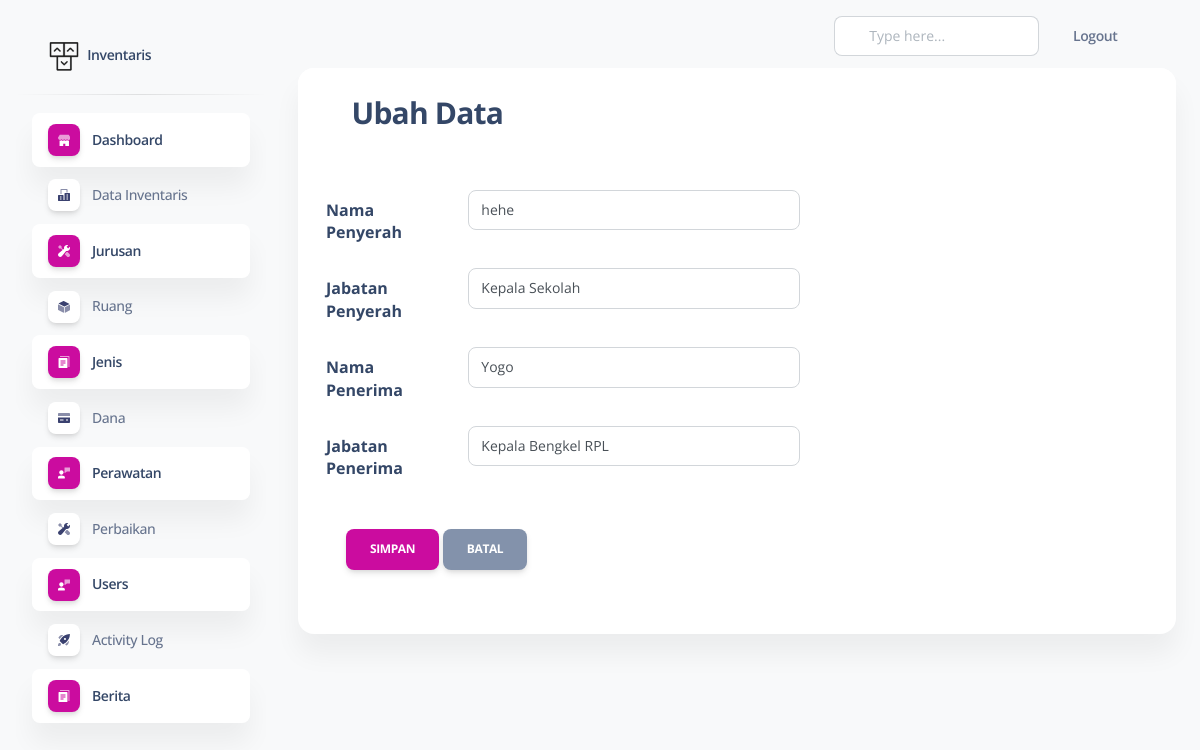
Page /includes/admin/index.php?page=edit-ber&kode=9 (signed in) on the committed database.
### tables this page shows
CREATE TABLE `berita` (
  `id_berita` int(11) NOT NULL,
  `nama_penyerah` varchar(100) NOT NULL,
  `jabatan_penyerah` varchar(100) NOT NULL,
  `nama_penerima` varchar(100) NOT NULL,
  `jabatan_penerima` varchar(100) NOT NULL,
  `waktu` date NOT NULL,
  `id_inventaris` int(11) NOT NULL
);

### includes/admin/berita/edit_ber.php (the view, shortened to what this page needs)
<?php
    if(isset($_GET['kode'])){
        $sql_cek = "SELECT * FROM berita WHERE id_berita='".$_GET['kode']."'";
        $query_cek = mysqli_query($conn, $sql_cek);
        $data_cek = mysqli_fetch_array($query_cek,MYSQLI_BOTH);
    }
?>
<div class="card card-success">
    <div class="card-header">
        <h3 class="card-title">
            <i class="fa fa-edit"></i> Ubah Data</h3>
    </div>
    <form action="" method="POST" enctype="multipart/form-data">
        <div class="card-body">
           <div class="form-group row">
                <label class="col-sm-2 col-form-label">Nama Penyerah</label>
                <div class="col-sm-5">
                    <input type="text" class="form-control" id="nip" name="nama_penyerah" placeholder="Nama Penyerah" value="<?php echo $data_cek['nama_penyerah']; ?>" required>
                </div>
            </div>
              <div class="form-group row">
                <label class="col-sm-2 col-form-label">Jabatan Penyerah</label>
                <div class="col-sm-5">
                    <input type="text" class="form-control" id="nip" name="jabatan_penyerah" value="<?php echo $data_cek['jabatan_penyerah']; ?>" required>
                </div>
            </div>
              <div class="form-group row">
                <label class="col-sm-2 col-form-label">Nama Penerima</label>
                <div class="col-sm-5">
                    <input type="text" class="form-control" id="nip" name="nama_penerima" placeholder="Nama Penerima" value="<?php echo $data_cek['nama_penerima']; ?>" required>
                </div>
            </div>
              <div class="form-group row">
                <label class="col-sm-2 col-form-label">Jabatan Penerima</label>
                <div class="col-sm-5">
                    <input type="text" class="form-control" id="nip" name="jabatan_penerima" placeholder="Jabatan Penerima" value="<?php echo $data_cek['jabatan_penerima']; ?>" required>
                </div>
            </div>
        <div class="card-footer">
                <a href="" data-bs-toggle="modal" data-bs-target="#exampleModal12">
             <button type="submit"  class="btn btn-primary" >Simpan</button>
            </a>
            <a href="?page=data-ber" title="Kembali" class="btn btn-secondary">Batal</a>
        </div>
    </form>
</div>

### rows in the picture
berita: nama_penyerah "hehe", jabatan_penyerah "Kepala Sekolah", nama_penerima "Yogo", jabatan_penerima "Kepala Bengkel RPL"
